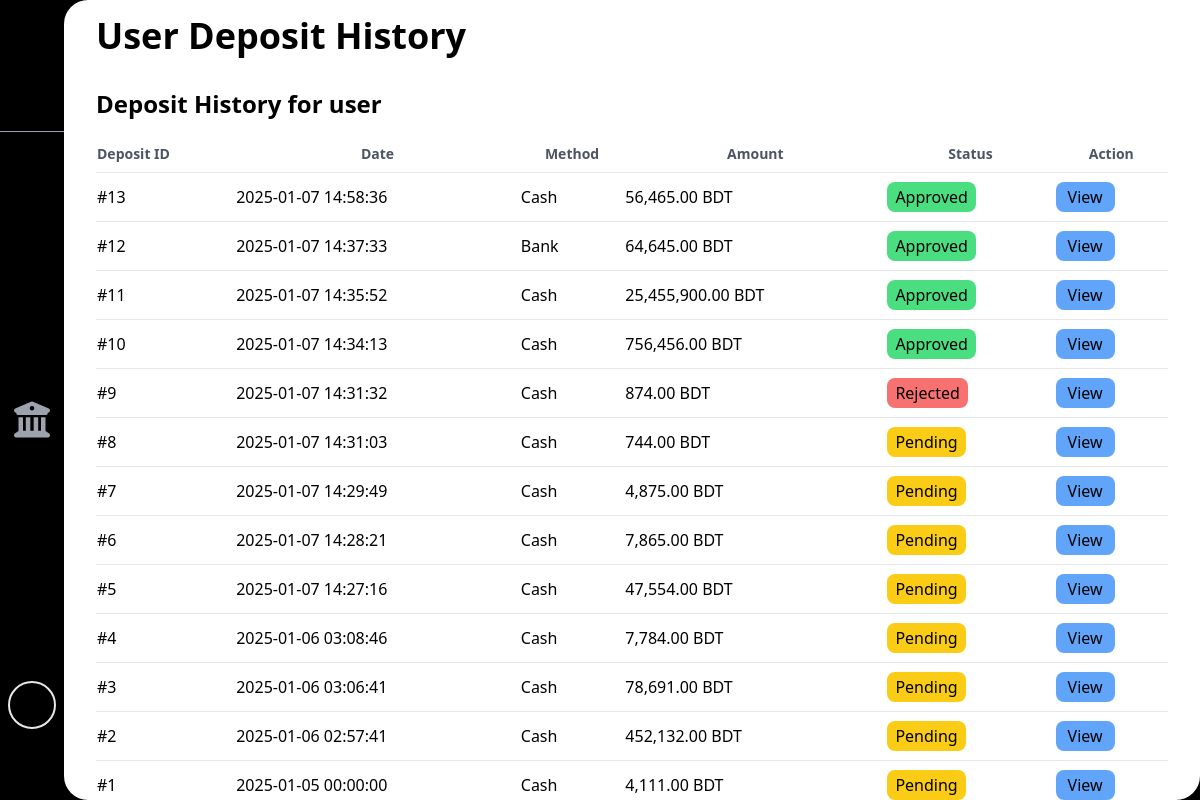
The page /views/admin/admin-user-deposit-history.php?user=user (signed in) on the database its author committed.
### tables this page shows
CREATE TABLE `deposits` (
  `depositID` int(255) NOT NULL,
  `username` varchar(30) NOT NULL,
  `amount` float NOT NULL,
  `amountMYR` float NOT NULL,
  `currency` varchar(3) NOT NULL,
  `payment_method` varchar(10) NOT NULL,
  `reference_no` varchar(50) DEFAULT NULL,
  `receipt_image` longtext DEFAULT NULL,
  `status` varchar(12) NOT NULL DEFAULT 'Pending',
  `admin_note` varchar(255) DEFAULT NULL,
  `created_at` datetime NOT NULL DEFAULT current_timestamp(),
  `updated_at` datetime DEFAULT NULL
);

### views/admin/admin-user-deposit-history.php (the view, shortened to what this page needs)
<?php
$depositUser = $_GET['user'];
?>
<!DOCTYPE html>
<html lang="en">
<head>
    <link rel="stylesheet" href="https://cdnjs.cloudflare.com/ajax/libs/font-awesome/6.7.2/css/all.min.css" />
    <link rel="stylesheet" href="../../assets/css/styles.css">
</head>
<body onload="onload()" class="overflow-hidden">
    <div class="bg-black h-screen dark:text-white w-full flex">
        <?php include("../../includes/sidebars/admin-sidebar.php"); ?>
        <div id="main-container" class="px-8 w-full min-h-full overflow-y-scroll sm:ml-16 sm:w-full bg-white dark:bg-[#232228] rounded-3xl rounded-bl-3xl transition-all duration-200">
            <?php include("../../includes/headers/admin-header.php") ?>
            <section class="flex flex-col sm:flex-row w-full gap-8 pt-16 h-full">
                <div class="bg-white sm:mt-6 dark:bg-[#232228] rounded-lg w-full">
                    <div class="flex items-center justify-between mb-4">
                        <div>
                            <h3 class="text-2xl font-bold">Deposit History for <?php echo htmlspecialchars($depositUser ); ?></h3>
                        </div>
                    </div>
                    <div class="">
                        <table class="w-full">
                            <thead>
                                <tr class="border-b text-sm font-medium text-gray-600 dark:text-gray-400">
                                    <th class="py-2 text-left">Deposit ID</th>
                                    <th class="py-2">Date</th>
                                    <th class="py-2">Method</th>
                                    <th class="py-2">Amount</th>
                                    <th class="py-2">Status</th>
                                    <th class="py-2">Action</th>
                                </tr>
                            </thead>
                            <tbody>
                                <?php
                                include("../../config/connection.php");
                                $sql = "SELECT * FROM deposits WHERE username = '$depositUser ' ORDER BY created_at DESC";
                                $result = mysqli_query($conn, $sql);
                                if (mysqli_num_rows($result) > 0) {
                                    while ($row = mysqli_fetch_assoc($result)) {
                                        $statusColor = [
                                            "Approved" => "bg-green-400",
                                            "Pending" => "bg-yellow-400",
                                            "Rejected" => "bg-red-400"
                                        ][$row["status"]];
                                        echo "
                                        <tr class='border-b hover:bg-gray-50 dark:hover:bg-[#1e1d20]'>
                                            <td class='py-3'>#" . $row['depositID'] . "</td>
                                            <td class='py-3'>" . $row['created_at'] . "</td>
                                            <td class='py-3'>" . ucfirst($row['payment_method']) . "</td>
                                            <td class='py-3'>
                                                " . number_format($row['amount'], 2) . " " . $row['currency'] . "
                                            </td>
                                            <td class='py-3'>
                                                <span class='$statusColor px-2 py-1 rounded-lg text-black'>
                                                    " . $row['status'] . "
                                                </span>
                                            </td>
                                            <td class='py-3'>
                                                <a href='admin-deposit-details.php?id=" . $row['depositID'] . "'
                                                    class='bg-blue-400 text-black px-3 py-1 rounded-lg hover:bg-blue-500'>
                                                    View
                                                </a>
                                            </td>
                                        </tr>";
                                    }
                                } else {
                                    echo "<tr><td colspan='6' class='py-4 text-center'>No deposits found for this user</td></tr>";
                                }
                                ?>
                            </tbody>
                        </table>
                    </div>
                </div>
            </section>
        </div>
    </div>
</body>
</html>

### assets/css/styles.css (style rules this page uses)
html, :host { line-height: 1.5; -webkit-text-size-adjust: 100%; -moz-tab-size: 4; -o-tab-size: 4; tab-size: 4; font-family: ui-sans-serif, system-ui, sans-serif, "Apple Color Emoji", "Segoe UI Emoji", "Segoe UI Symbol", "Noto Color Emoji"; font-feature-settings: normal; font-variation-settings: normal; -webkit-tap-highlight-color: transparent; }
body { margin: 0; line-height: inherit; }
h1, h2, h3, h4, h5, h6 { font-size: inherit; font-weight: inherit; }
a { color: inherit; text-decoration: inherit; }
table { text-indent: 0; border-color: inherit; border-collapse: collapse; }
blockquote, dl, dd, h1, h2, h3, h4, h5, h6, hr, figure, p, pre { margin: 0; }
.mb-4 { margin-bottom: 1rem; }
.flex { display: flex; }
.h-full { height: 100%; }
.h-screen { height: 100vh; }
.min-h-full { min-height: 100%; }
.w-full { width: 100%; }
.flex-col { flex-direction: column; }
.items-center { align-items: center; }
.justify-between { justify-content: space-between; }
.gap-8 { gap: 2rem; }
.overflow-hidden { overflow: hidden; }
.overflow-y-scroll { overflow-y: scroll; }
.rounded-3xl { border-radius: 1.5rem; }
.rounded-lg { border-radius: 0.5rem; }
.rounded-bl-3xl { border-bottom-left-radius: 1.5rem; }
.border-b { border-bottom-width: 1px; }
.bg-black { --tw-bg-opacity: 1; background-color: rgb(0 0 0 / var(--tw-bg-opacity, 1)); }
.bg-blue-400 { --tw-bg-opacity: 1; background-color: rgb(96 165 250 / var(--tw-bg-opacity, 1)); }
.bg-green-400 { --tw-bg-opacity: 1; background-color: rgb(74 222 128 / var(--tw-bg-opacity, 1)); }
.bg-red-400 { --tw-bg-opacity: 1; background-color: rgb(248 113 113 / var(--tw-bg-opacity, 1)); }
.bg-white { --tw-bg-opacity: 1; background-color: rgb(255 255 255 / var(--tw-bg-opacity, 1)); }
.bg-yellow-400 { --tw-bg-opacity: 1; background-color: rgb(250 204 21 / var(--tw-bg-opacity, 1)); }
.px-2 { padding-left: 0.5rem; padding-right: 0.5rem; }
.px-3 { padding-left: 0.75rem; padding-right: 0.75rem; }
.px-8 { padding-left: 2rem; padding-right: 2rem; }
.py-1 { padding-top: 0.25rem; padding-bottom: 0.25rem; }
.py-2 { padding-top: 0.5rem; padding-bottom: 0.5rem; }
.py-3 { padding-top: 0.75rem; padding-bottom: 0.75rem; }
.pt-16 { padding-top: 4rem; }
.text-left { text-align: left; }
.text-2xl { font-size: 1.5rem; line-height: 2rem; }
.text-sm { font-size: 0.875rem; line-height: 1.25rem; }
.font-bold { font-weight: 700; }
.font-medium { font-weight: 500; }
.text-black { --tw-text-opacity: 1; color: rgb(0 0 0 / var(--tw-text-opacity, 1)); }
.text-gray-600 { --tw-text-opacity: 1; color: rgb(75 85 99 / var(--tw-text-opacity, 1)); }
.transition-all { transition-property: all; transition-timing-function: cubic-bezier(0.4, 0, 0.2, 1); transition-duration: 150ms; }
.duration-200 { transition-duration: 200ms; }
@media (min-width: 640px) { .sm\:ml-16 { margin-left: 4rem; } }
@media (min-width: 640px) { .sm\:mt-6 { margin-top: 1.5rem; } }
@media (min-width: 640px) { .sm\:w-full { width: 100%; } }
@media (min-width: 640px) { .sm\:flex-row { flex-direction: row; } }

### rows shown on the page
deposits: depositID "13", created_at "2025-01-07 14:58:36", payment_method "Cash", amount "56,465.00", currency "BDT", status "Approved"
deposits: depositID "12", created_at "2025-01-07 14:37:33", payment_method "Bank", amount "64,645.00", currency "BDT", status "Approved"
deposits: depositID "11", created_at "2025-01-07 14:35:52", payment_method "Cash", amount "25,455,900.00", currency "BDT", status "Approved"
deposits: depositID "10", created_at "2025-01-07 14:34:13", payment_method "Cash", amount "756,456.00", currency "BDT", status "Approved"
deposits: depositID "9", created_at "2025-01-07 14:31:32", payment_method "Cash", amount "874.00", currency "BDT", status "Rejected"
deposits: depositID "8", created_at "2025-01-07 14:31:03", payment_method "Cash", amount "744.00", currency "BDT", status "Pending"
deposits: depositID "7", created_at "2025-01-07 14:29:49", payment_method "Cash", amount "4,875.00", currency "BDT", status "Pending"
deposits: depositID "6", created_at "2025-01-07 14:28:21", payment_method "Cash", amount "7,865.00", currency "BDT", status "Pending"
deposits: depositID "5", created_at "2025-01-07 14:27:16", payment_method "Cash", amount "47,554.00", currency "BDT", status "Pending"
deposits: depositID "4", created_at "2025-01-06 03:08:46", payment_method "Cash", amount "7,784.00", currency "BDT", status "Pending"
deposits: depositID "3", created_at "2025-01-06 03:06:41", payment_method "Cash", amount "78,691.00", currency "BDT", status "Pending"
deposits: depositID "2", created_at "2025-01-06 02:57:41", payment_method "Cash", amount "452,132.00", currency "BDT", status "Pending"
deposits: depositID "1", created_at "2025-01-05 00:00:00", payment_method "Cash", amount "4,111.00", currency "BDT", status "Pending"

### other values the page prints
$depositUser "user"
